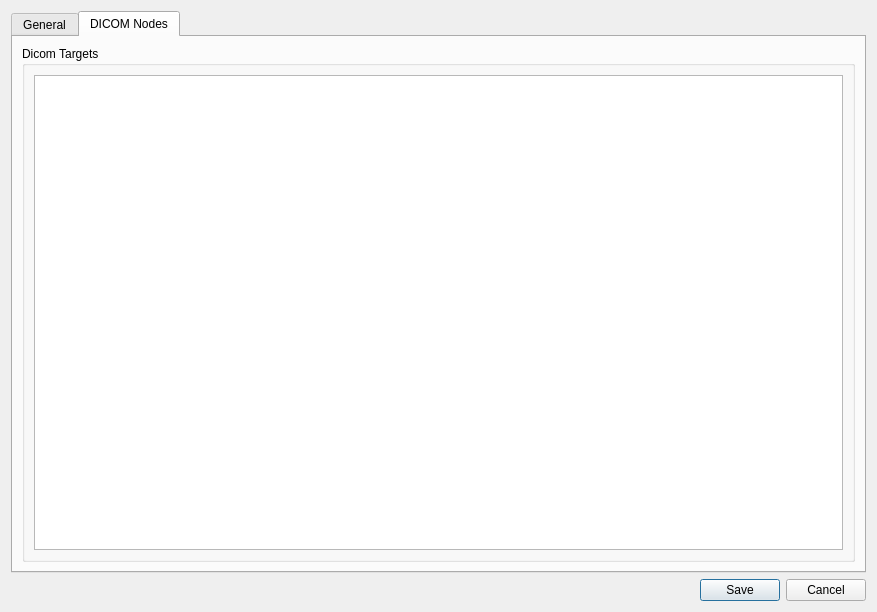
<?xml version="1.0" encoding="UTF-8"?>
<ui version="4.0">
 <class>Dialog</class>
 <widget class="QDialog" name="Dialog">
  <property name="geometry">
   <rect>
    <x>0</x>
    <y>0</y>
    <width>877</width>
    <height>612</height>
   </rect>
  </property>
  <property name="windowTitle">
   <string>Dialog</string>
  </property>
  <layout class="QVBoxLayout" name="verticalLayout">
   <item>
    <widget class="QTabWidget" name="tabWidget">
     <property name="tabPosition">
      <enum>QTabWidget::North</enum>
     </property>
     <property name="currentIndex">
      <number>1</number>
     </property>
     <widget class="QWidget" name="generalTab">
      <attribute name="title">
       <string>General</string>
      </attribute>
      <layout class="QHBoxLayout" name="horizontalLayout_4"/>
     </widget>
     <widget class="QWidget" name="dicomTab">
      <attribute name="title">
       <string>DICOM Nodes</string>
      </attribute>
      <layout class="QHBoxLayout" name="horizontalLayout_3">
       <item>
        <widget class="QGroupBox" name="groupBox">
         <property name="title">
          <string>Dicom Targets</string>
         </property>
         <layout class="QHBoxLayout" name="horizontalLayout_2">
          <item>
           <widget class="QTreeWidget" name="dicomTargetWidget">
            <property name="editTriggers">
             <set>QAbstractItemView::DoubleClicked|QAbstractItemView::EditKeyPressed</set>
            </property>
            <attribute name="headerVisible">
             <bool>false</bool>
            </attribute>
            <attribute name="headerMinimumSectionSize">
             <number>100</number>
            </attribute>
            <attribute name="headerDefaultSectionSize">
             <number>300</number>
            </attribute>
            <column>
             <property name="text">
              <string>key</string>
             </property>
            </column>
            <column>
             <property name="text">
              <string>value</string>
             </property>
            </column>
           </widget>
          </item>
         </layout>
        </widget>
       </item>
      </layout>
     </widget>
    </widget>
   </item>
   <item>
    <layout class="QHBoxLayout" name="horizontalLayout">
     <item>
      <spacer name="horizontalSpacer">
       <property name="orientation">
        <enum>Qt::Horizontal</enum>
       </property>
       <property name="sizeHint" stdset="0">
        <size>
         <width>40</width>
         <height>20</height>
        </size>
       </property>
      </spacer>
     </item>
     <item>
      <widget class="QPushButton" name="saveButton">
       <property name="text">
        <string>Save</string>
       </property>
      </widget>
     </item>
     <item>
      <widget class="QPushButton" name="cancelButton">
       <property name="text">
        <string>Cancel</string>
       </property>
      </widget>
     </item>
    </layout>
   </item>
  </layout>
 </widget>
 <resources/>
 <connections/>
</ui>
